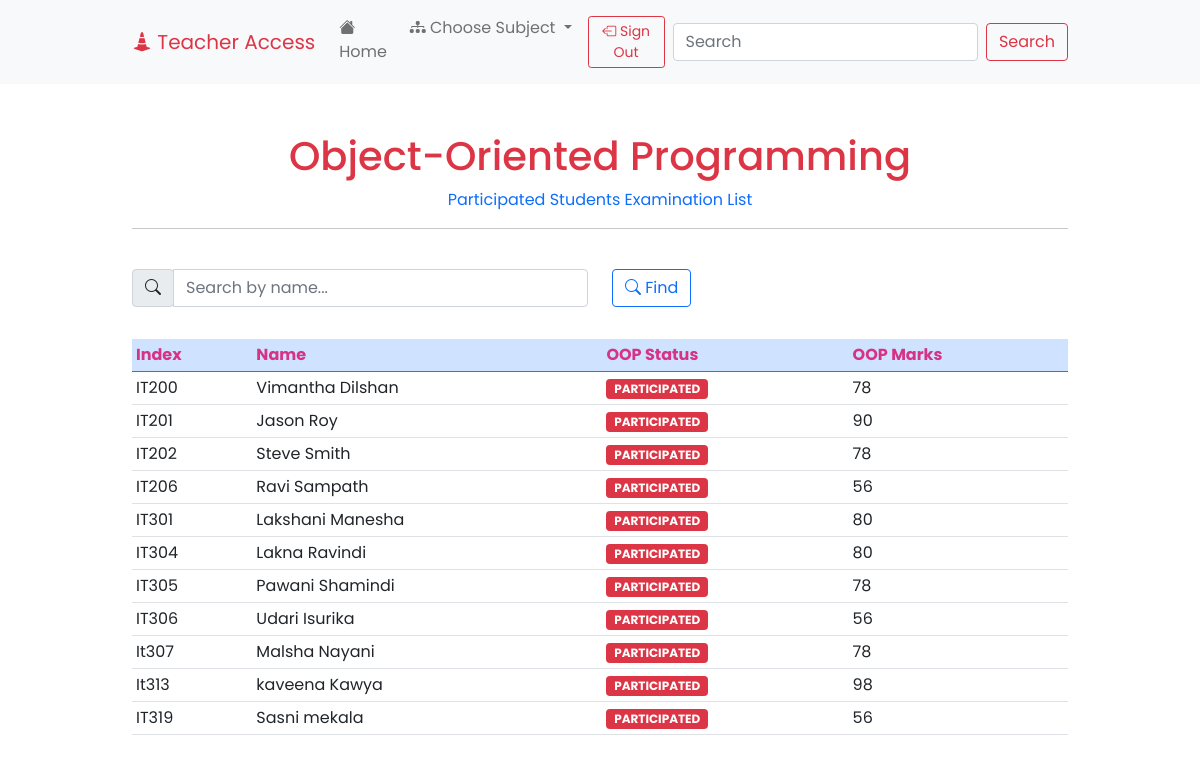
The app's page /teacher_list_oop.php (signed in) with its own data.
### tables this page shows
CREATE TABLE `students` (
  `index` varchar(255) NOT NULL,
  `name` varchar(255) NOT NULL,
  `address` varchar(255) NOT NULL,
  `birthday` varchar(255) NOT NULL,
  `oop` varchar(255) NOT NULL,
  `oopmarks` varchar(255) NOT NULL,
  `wad` varchar(255) NOT NULL,
  `wadmarks` varchar(255) NOT NULL,
  `idcp` varchar(255) NOT NULL,
  `idcpmarks` varchar(255) NOT NULL
);

### teacher_list_oop.php (the view, shortened to what this page needs)
<!doctype html>
<html lang="en">
<head>
    <link href="https://cdn.jsdelivr.net/npm/bootstrap@5.0.2/dist/css/bootstrap.min.css" rel="stylesheet">
    <link rel="stylesheet" href="https://cdn.jsdelivr.net/npm/bootstrap-icons@1.8.1/font/bootstrap-icons.css">
    <link rel="stylesheet" href="styles/main.css">
</head>
<body>
    <nav class="navbar navbar-expand-lg navbar-light bg-light">
        <div class="container-fluid">
            <a class="navbar-brand text-danger" href="teacher_portal_home.php"><i class="bi bi-cone-striped"></i> Teacher Access</a>
            <div class="collapse navbar-collapse" id="navbarSupportedContent">
                <ul class="navbar-nav me-auto mb-2 mb-lg-0">
                    <li class="nav-item">
                        <a class="nav-link" aria-current="page" href="teacher_portal_home.php"><i class="bi bi-house-fill"></i> Home</a>
                    </li>
                    <li class="nav-item dropdown">
                        <a class="nav-link dropdown-toggle" href="#" id="navbarDropdown" role="button" data-bs-toggle="dropdown" aria-expanded="false">
                            <i class="bi bi-diagram-3-fill"></i> Choose Subject
                        </a>
                    </li>
                    <li class="nav-item">
                        <a class="nav-link" aria-current="page" href="database/sign_out_teacher.php"><button type="button" class="btn btn-outline-danger btn-sm"><i class="bi bi-box-arrow-left"></i> Sign Out</button></a>
                    </li>
                </ul>
                <form class="d-flex">
                    <input class="form-control me-2" type="search" placeholder="Search" aria-label="Search" onkeyup="myFunction1()" id="myInput1">
                    <button class="btn btn-outline-danger" type="submit">Search</button>
                </form>
            </div>
        </div>
    </nav>
    <br>
    <br>
    <center>
        <h1 class="log-head text-danger">Object-Oriented Programming</h1>
        <h9 class="sub-head text-primary">Participated Students Examination List</h9>
        <br>
        <div class="container-fluid">
            <hr>
        </div>
    </center>
    <br>
    <div class="container-fluid">
        <div class="search">
            <form>
                <div class="row">
                    <div class="col">
                        <div class="input-group">
                            <div class="input-group-prepend">
                                <div class="input-group-text"><i class="bi bi-search"></i></div>
                            </div>
                            <input type="text" class="form-control" onkeyup="myFunction()" id="myInput" placeholder="Search by name...">
                        </div>
                    </div>
                    <div class="col">
                        <button type="button" class="btn btn-outline-primary mb-2"><i class="bi bi-search"></i> Find</button>
                    </div>
                </div>
            </form>
            <br>
        </div>
        <table class="table table-hover table-sm" id="myTable">
            <thead class="table-primary">
                <tr>
                    <th class="tblhead2" scope="col">Index</th>
                    <th class="tblhead2" scope="col">Name</th>
                    <th class="tblhead2" scope="col">OOP Status</th>
                    <th class="tblhead2" scope="col">OOP Marks</th>
                </tr>
            </thead>
            <tbody>
            <?php
                include 'database/db_connect.php';
                $sql = "SELECT `index`, `name`, `oop`, `oopmarks`, `wad`, `wadmarks`, `idcp`, `idcpmarks` from `students` where `oop` = 'Participated'";
                $result = $conn->query($sql);
                if ($result->num_rows > 0) {
                    if (!$conn) {
                        die('Database is not connected!');
                    } else {
                        while ($row = $result->fetch_assoc()) {
                            $oop = $row["oop"];
                            if ($oop == "Participated") {
                                $oopvar = "bg-danger";
                            } else if ($oop == "On-Going") {
                                $oopvar = "bg-success";
                            }
                            echo
                            "<tr><td>" . $row["index"] .
                            "</td><td>" . $row["name"] .
                            "</td><td><span class='badge $oopvar text-uppercase'>" . $row["oop"] .
                            "</span></td><td>" . $row["oopmarks"] .
                            "</td></tr>";
                        }
                    }
                    echo "</tbody>";
                    echo "</table>";
                } else {
                    echo "No records in database";
                }
            ?>
    </div>
</body>
</html>

### styles/main.css (style rules this page uses)
* { font-family: 'Poppins', sans-serif; }
.container-fluid { max-width: 80%; }
.navbar-brand { color: #198754; }
.tblhead2 { color: #d63384; }

### records on screen
students: index "IT200", name "Vimantha Dilshan", oop "PARTICIPATED", oopmarks "78"
students: index "IT201", name "Jason Roy", oop "PARTICIPATED", oopmarks "90"
students: index "IT202", name "Steve Smith", oop "PARTICIPATED", oopmarks "78"
students: index "IT206", name "Ravi Sampath", oop "PARTICIPATED", oopmarks "56"
students: index "IT301", name "Lakshani Manesha", oop "PARTICIPATED", oopmarks "80"
students: index "IT304", name "Lakna Ravindi", oop "PARTICIPATED", oopmarks "80"
students: index "IT305", name "Pawani Shamindi", oop "PARTICIPATED", oopmarks "78"
students: index "IT306", name "Udari Isurika", oop "PARTICIPATED", oopmarks "56"
students: index "It307", name "Malsha Nayani", oop "PARTICIPATED", oopmarks "78"
students: index "It313", name "kaveena Kawya", oop "PARTICIPATED", oopmarks "98"
students: index "IT319", name "Sasni mekala", oop "PARTICIPATED", oopmarks "56"
